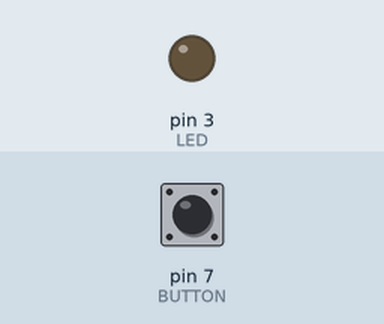
Bench run of a sketch on a simulated Arduino Uno, built with avr-gcc and run on an emulated ATmega328P. Parts: output pins drawn as LEDs (lit = HIGH). Inputs (shaded band) come from the test bench; at power-on: pin 7 (BUTTON) LOW. The audio player accepts every command and is not drawn; what the sketch prints to the serial monitor is not drawn.

Above: at 19.1 s.
19.2 s: pin 7 (BUTTON) pulled HIGH for 0.15 s
At 20.4 s:
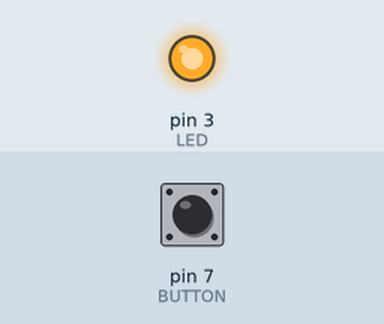
20.8 s: pin 7 (BUTTON) pulled HIGH for 1 s
At 21.1 s:
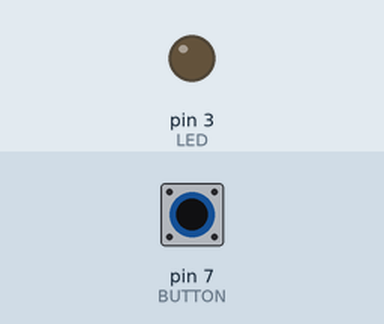
23.3 s: pin 7 (BUTTON) pulled HIGH for 3.2 s
At 23.8 s:
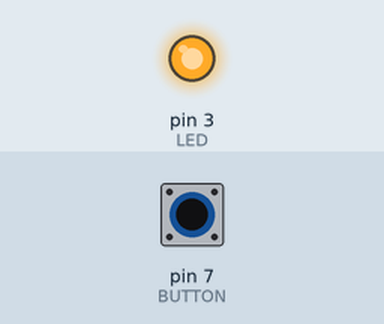
Timing chart, 0 to 26.3 s (numbered marks = the images above; inputs shaded):
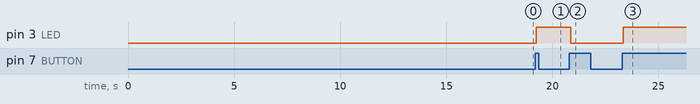

Measured:
- after the input at 19.2 s, pin 3 (LED): LOW → HIGH after 0.05 s
- after the input at 20.8 s, pin 3 (LED): HIGH → LOW after 0.06 s
- after the input at 23.3 s, pin 3 (LED): LOW → HIGH after 0.05 s

The sketch:

music_box.ino
```cpp
#include "Arduino.h"
#include "SoftwareSerial.h"
#include "DFRobotDFPlayerMini.h"

SoftwareSerial mySoftwareSerial(10, 11); // RX, TX
DFRobotDFPlayerMini myDFPlayer;
void printDetail(uint8_t type, int value);

//for button//////////////
const int LED = 3;    //
const int BUTTON = 7;  //
int val = 0;     //
int old_val = 0; //
int state = 0;   //
//////////////////////////

void setup()
{
//for button/////////////
    pinMode(LED, OUTPUT);   // tell Arduino LED is an output
  pinMode(BUTTON, INPUT); // and BUTTON is an input
////////////////////////

  mySoftwareSerial.begin(9600);
  Serial.begin(115200);

  Serial.println();
  Serial.println(F("DFRobot DFPlayer Mini Demo"));
  Serial.println(F("Initializing DFPlayer ... (May take 3~5 seconds)"));

  if (!myDFPlayer.begin(mySoftwareSerial)) {  //Use softwareSerial to communicate with mp3.
    Serial.println(F("Unable to begin:"));
    Serial.println(F("1.Please recheck the connection!"));
    Serial.println(F("2.Please insert the SD card!"));
    while(true);
  }
  Serial.println(F("DFPlayer Mini online."));

  myDFPlayer.setTimeOut(500); //Set serial communictaion time out 500ms

  //----Set volume----
  myDFPlayer.volume(3);  //Set volume value (0~30).初期値は10
  myDFPlayer.volumeUp(); //Volume Up
  myDFPlayer.volumeDown(); //Volume Down

  //----Set different EQ----
  myDFPlayer.EQ(DFPLAYER_EQ_NORMAL);
//  myDFPlayer.EQ(DFPLAYER_EQ_POP);
//  myDFPlayer.EQ(DFPLAYER_EQ_ROCK);
//  myDFPlayer.EQ(DFPLAYER_EQ_JAZZ);
//  myDFPlayer.EQ(DFPLAYER_EQ_CLASSIC);
//  myDFPlayer.EQ(DFPLAYER_EQ_BASS);

  //----Set device we use SD as default----
//  myDFPlayer.outputDevice(DFPLAYER_DEVICE_U_DISK);
  myDFPlayer.outputDevice(DFPLAYER_DEVICE_SD);
//  myDFPlayer.outputDevice(DFPLAYER_DEVICE_AUX);
//  myDFPlayer.outputDevice(DFPLAYER_DEVICE_SLEEP);
//  myDFPlayer.outputDevice(DFPLAYER_DEVICE_FLASH);

  //----Mp3 control----
//  myDFPlayer.sleep();     //sleep
//  myDFPlayer.reset();     //Reset the module
//  myDFPlayer.enableDAC();  //Enable On-chip DAC
//  myDFPlayer.disableDAC();  //Disable On-chip DAC
//  myDFPlayer.outputSetting(true, 15); //output setting, enable the output and set the gain to 15

  //----Mp3 play----
  myDFPlayer.next();  //Play next mp3
  delay(1000);
  myDFPlayer.previous();  //Play previous mp3
  delay(1000);
  myDFPlayer.play(1);  //Play the first mp3
  delay(1000);
  myDFPlayer.loop(1);  //Loop the first mp3
  delay(1000);
  myDFPlayer.pause();  //pause the mp3
  delay(1000);
  myDFPlayer.start();  //start the mp3 from the pause
  delay(1000);
  myDFPlayer.playFolder(15, 4);  //play specific mp3 in SD:/15/004.mp3; Folder Name(1~99); File Name(1~255)
  delay(1000);
  myDFPlayer.enableLoopAll(); //loop all mp3 files.
  delay(1000);
  myDFPlayer.disableLoopAll(); //stop loop all mp3 files.
  delay(1000);
  myDFPlayer.playMp3Folder(4); //play specific mp3 in SD:/MP3/0004.mp3; File Name(0~65535)
  delay(1000);
  myDFPlayer.advertise(3); //advertise specific mp3 in SD:/ADVERT/0003.mp3; File Name(0~65535)
  delay(1000);
  myDFPlayer.stopAdvertise(); //stop advertise
  delay(1000);
  myDFPlayer.playLargeFolder(2, 999); //play specific mp3 in SD:/02/004.mp3; Folder Name(1~10); File Name(1~1000)
  delay(1000);
  myDFPlayer.loopFolder(5); //loop all mp3 files in folder SD:/05.
  delay(1000);
  myDFPlayer.randomAll(); //Random play all the mp3.
  delay(1000);
  myDFPlayer.enableLoop(); //enable loop.
  delay(1000);
  myDFPlayer.disableLoop(); //disable loop.
  delay(1000);

  //----Read imformation----
  Serial.println(myDFPlayer.readState()); //read mp3 state
  Serial.println(myDFPlayer.readVolume()); //read current volume
  Serial.println(myDFPlayer.readEQ()); //read EQ setting
  Serial.println(myDFPlayer.readFileCounts()); //read all file counts in SD card
  Serial.println(myDFPlayer.readCurrentFileNumber()); //read current play file number
  Serial.println(myDFPlayer.readFileCountsInFolder(3)); //read file counts in folder SD:/03
}

void loop()
{
///////////////
    val = digitalRead(BUTTON); // read input value and store it
                            // yum, fresh

 // check if there was a transition
 if ((val == HIGH) && (old_val == LOW)){
   state = 1 - state;
   delay(50);
 }
 old_val = val; // val is now old, let's store it

 if (state == 1) {
   digitalWrite(LED, HIGH); // turn LED ON
   myDFPlayer.play(2);
 }
 if (state == 0) {
   digitalWrite(LED, LOW);
   myDFPlayer.pause();
 }

//////////////
  if (myDFPlayer.available()) {
    printDetail(myDFPlayer.readType(), myDFPlayer.read()); //Print the detail message from DFPlayer to handle different errors and states.
  }

}

void printDetail(uint8_t type, int value){
  switch (type) {
    case TimeOut:
      Serial.println(F("Time Out!"));
      break;
    case WrongStack:
      Serial.println(F("Stack Wrong!"));
      break;
    case DFPlayerCardInserted:
      Serial.println(F("Card Inserted!"));
      break;
    case DFPlayerCardRemoved:
      Serial.println(F("Card Removed!"));
      break;
    case DFPlayerCardOnline:
      Serial.println(F("Card Online!"));
      break;
    case DFPlayerUSBInserted:
      Serial.println("USB Inserted!");
      break;
    case DFPlayerUSBRemoved:
      Serial.println("USB Removed!");
      break;
    case DFPlayerPlayFinished:
      Serial.print(F("Number:"));
      Serial.print(value);
      Serial.println(F(" Play Finished!"));
      break;
    case DFPlayerError:
      Serial.print(F("DFPlayerError:"));
      switch (value) {
        case Busy:
          Serial.println(F("Card not found"));
          break;
        case Sleeping:
          Serial.println(F("Sleeping"));
          break;
        case SerialWrongStack:
          Serial.println(F("Get Wrong Stack"));
          break;
        case CheckSumNotMatch:
          Serial.println(F("Check Sum Not Match"));
          break;
        case FileIndexOut:
          Serial.println(F("File Index Out of Bound"));
          break;
        case FileMismatch:
          Serial.println(F("Cannot Find File"));
          break;
        case Advertise:
          Serial.println(F("In Advertise"));
          break;
        default:
          break;
      }
      break;
    default:
      break;
  }

}
```
